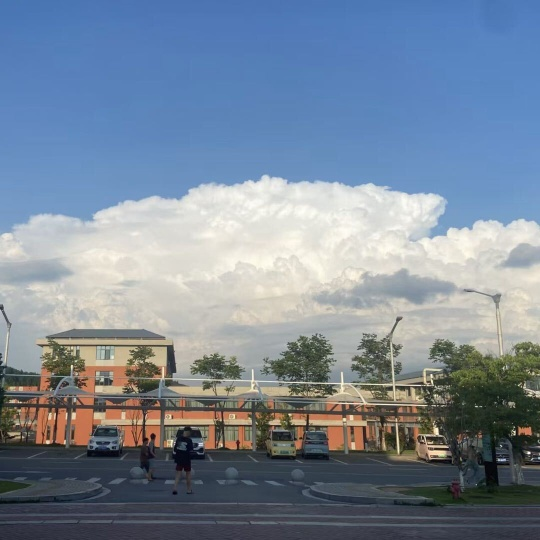
#> input picture project1/photo/school.jpg, 540 x 540 px
$ python warpAffine.py
#> lines starting #> are read from the running program, lines starting #| are printed output that depends on the picture
import cv2
import numpy as np
img = cv2.imread('../photo/school.jpg')
#> img is the input picture: shape (540, 540, 3); mean B, G, R 153.1, 136, 121.6
img = cv2.resize(img, (0,0), fx=1/2, fy=1/2)
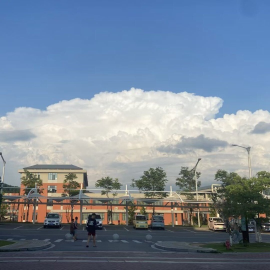
#> img: shape (270, 270, 3); mean B, G, R 153.2, 136.1, 121.7
rows = len(img)
#> rows = 270
cols = len(img[0])
#> cols = 270
M = np.float32([[1,0,100],
                [0,1,50]])
dst = cv2.warpAffine(img,M,(cols,rows))
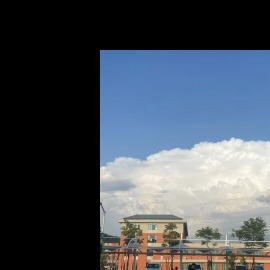
#> dst: shape (270, 270, 3); mean B, G, R 88.8, 79.1, 71.5
cv2.imshow('Input',img)
cv2.imshow('Trans',dst)
cv2.waitKey(0)
cv2.destroyAllWindows()

$ run again, with project1/photo/car.jpg copied over project1/photo/school.jpg
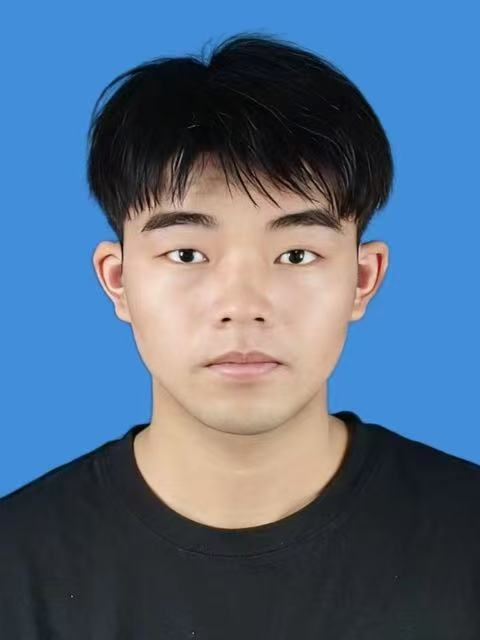
#> input picture project1/photo/car.jpg, 480 x 640 px
#> img is the input picture: shape (640, 480, 3); mean B, G, R 132.3, 107.1, 84.8
#> img: shape (320, 240, 3)
#> rows = 320
#> cols = 240
#> `dst = cv2.warpAffine(img,M,(cols,rows))`:
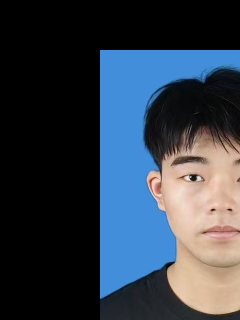
#> dst: shape (320, 240, 3); mean B, G, R 72.6, 60.5, 50.5

$ run again, with project1/photo/cloud.jpg copied over project1/photo/school.jpg
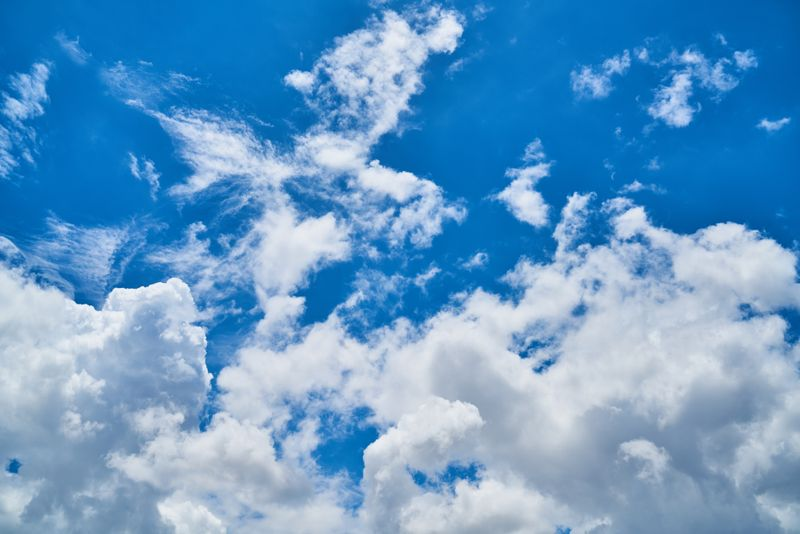
#> input picture project1/photo/cloud.jpg, 800 x 534 px
#> img is the input picture: shape (534, 800, 3); mean B, G, R 200.2, 155.2, 100.8
#> img: shape (267, 400, 3)
#> rows = 267
#> cols = 400
#> `dst = cv2.warpAffine(img,M,(cols,rows))`:
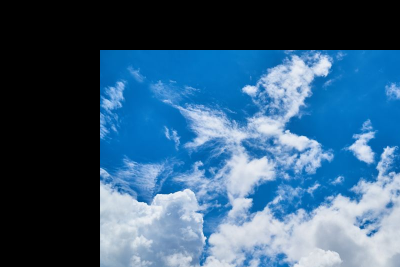
#> dst: shape (267, 400, 3); mean B, G, R 123.9, 93.3, 55.6

$ run again, with project1/photo/man.jpg copied over project1/photo/school.jpg
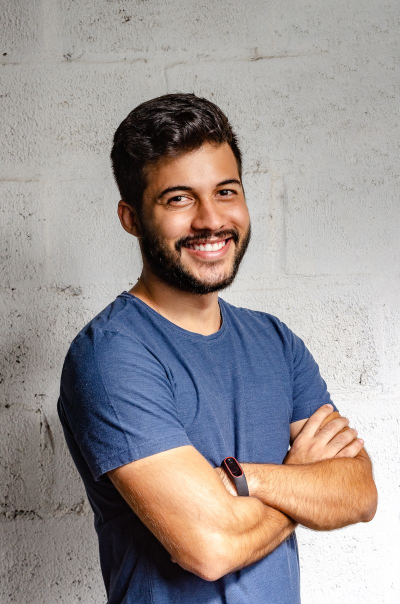
#> input picture project1/photo/man.jpg, 800 x 1208 px (shown at 1/2 size)
#> img is the input picture: shape (1208, 800, 3); mean B, G, R 147.7, 148.5, 155.7
#> `img = cv2.resize(img, (0,0), fx=1/2, fy=1/2)`:
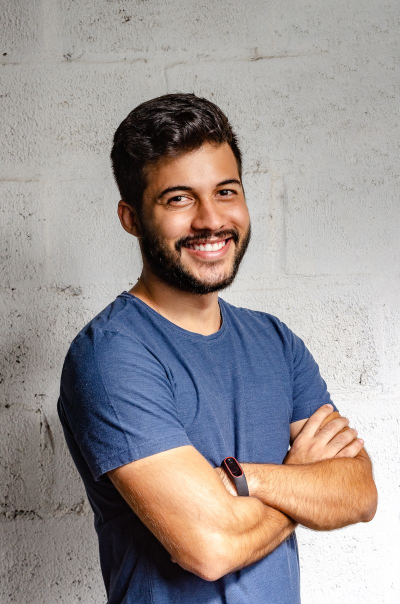
#> img: shape (604, 400, 3); mean B, G, R 147.8, 148.6, 155.8
#> rows = 604
#> cols = 400
#> `dst = cv2.warpAffine(img,M,(cols,rows))`:
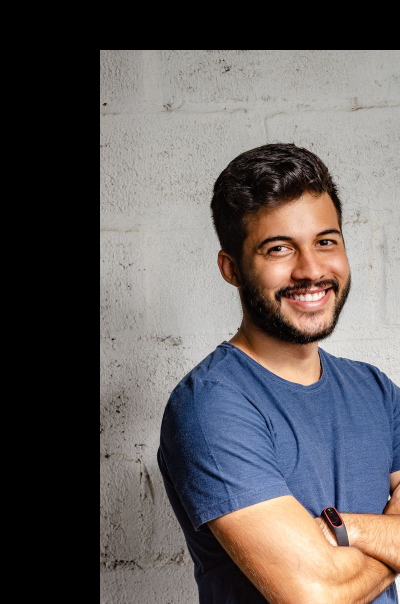
#> dst: shape (604, 400, 3); mean B, G, R 93, 93.1, 98.2
